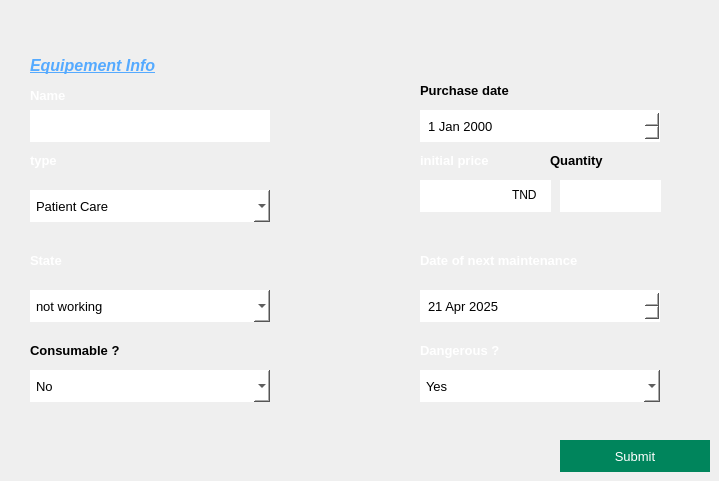
    <widget class="QWidget" name="equipAdd">
     <widget class="QLabel" name="id_5">
      <property name="geometry">
       <rect>
        <x>30</x>
        <y>150</y>
        <width>141</width>
        <height>21</height>
       </rect>
      </property>
      <property name="font">
       <font>
        <pointsize>10</pointsize>
        <bold>true</bold>
       </font>
      </property>
      <property name="text">
       <string>&lt;html&gt;&lt;head/&gt;&lt;body&gt;&lt;p&gt;&lt;span style=&quot; color:#ffffff;&quot;&gt;type&lt;/span&gt;&lt;/p&gt;&lt;/body&gt;&lt;/html&gt;</string>
      </property>
     </widget>
     <widget class="QLineEdit" name="equipName">
      <property name="geometry">
       <rect>
        <x>30</x>
        <y>110</y>
        <width>240</width>
        <height>32</height>
       </rect>
      </property>
      <property name="font">
       <font>
        <family>Arial</family>
        <pointsize>10</pointsize>
        <bold>false</bold>
       </font>
      </property>
      <property name="styleSheet">
       <string notr="true">#equipName
{
    background-color: white;
	background:white;
	color:black;
	border:none;
	padding-left:6px;
}</string>
      </property>
     </widget>
     <widget class="QLabel" name="PD">
      <property name="geometry">
       <rect>
        <x>420</x>
        <y>80</y>
        <width>141</width>
        <height>21</height>
       </rect>
      </property>
      <property name="font">
       <font>
        <pointsize>10</pointsize>
        <bold>true</bold>
       </font>
      </property>
      <property name="text">
       <string>&lt;html&gt;&lt;head/&gt;&lt;body&gt;&lt;p&gt;Purchase date &lt;/p&gt;&lt;/body&gt;&lt;/html&gt;</string>
      </property>
     </widget>
     <widget class="QLabel" name="DNM">
      <property name="geometry">
       <rect>
        <x>420</x>
        <y>250</y>
        <width>231</width>
        <height>21</height>
       </rect>
      </property>
      <property name="font">
       <font>
        <pointsize>10</pointsize>
        <bold>true</bold>
       </font>
      </property>
      <property name="text">
       <string>&lt;html&gt;&lt;head/&gt;&lt;body&gt;&lt;p&gt;&lt;span style=&quot; color:#ffffff;&quot;&gt;Date of next maintenance&lt;/span&gt;&lt;/p&gt;&lt;/body&gt;&lt;/html&gt;</string>
      </property>
     </widget>
     <widget class="QLabel" name="label_41">
      <property name="geometry">
       <rect>
        <x>30</x>
        <y>50</y>
        <width>241</width>
        <height>31</height>
       </rect>
      </property>
      <property name="font">
       <font>
        <family>Arial</family>
        <pointsize>12</pointsize>
        <bold>true</bold>
       </font>
      </property>
      <property name="text">
       <string>&lt;html&gt;&lt;head/&gt;&lt;body&gt;&lt;p&gt;&lt;span style=&quot; font-style:italic; text-decoration: underline; color:#55aaff;&quot;&gt;Equipement Info&lt;/span&gt;&lt;/p&gt;&lt;/body&gt;&lt;/html&gt;</string>
      </property>
     </widget>
     <widget class="QDateEdit" name="equipPurchaseDate">
      <property name="geometry">
       <rect>
        <x>420</x>
        <y>110</y>
        <width>240</width>
        <height>32</height>
       </rect>
      </property>
      <property name="font">
       <font>
        <family>Arial</family>
        <pointsize>10</pointsize>
        <bold>false</bold>
       </font>
      </property>
      <property name="styleSheet">
       <string notr="true">#equipPurchaseDate
{
	background:white;
	color:black;
	border:none;
	padding-left:6px;
}</string>
      </property>
      <property name="maximumDateTime">
       <datetime>
        <hour>17</hour>
        <minute>59</minute>
        <second>59</second>
        <year>2050</year>
        <month>4</month>
        <day>22</day>
       </datetime>
      </property>
      <property name="minimumDateTime">
       <datetime>
        <hour>19</hour>
        <minute>0</minute>
        <second>0</second>
        <year>2000</year>
        <month>1</month>
        <day>1</day>
       </datetime>
      </property>
      <property name="maximumDate">
       <date>
        <year>2050</year>
        <month>4</month>
        <day>22</day>
       </date>
      </property>
      <property name="minimumDate">
       <date>
        <year>2000</year>
        <month>1</month>
        <day>1</day>
       </date>
      </property>
      <property name="currentSection">
       <enum>QDateTimeEdit::Section::YearSection</enum>
      </property>
     </widget>
     <widget class="QLabel" name="priice">
      <property name="geometry">
       <rect>
        <x>420</x>
        <y>150</y>
        <width>101</width>
        <height>21</height>
       </rect>
      </property>
      <property name="font">
       <font>
        <pointsize>10</pointsize>
        <bold>true</bold>
       </font>
      </property>
      <property name="text">
       <string>&lt;html&gt;&lt;head/&gt;&lt;body&gt;&lt;p&gt;&lt;span style=&quot; color:#ffffff;&quot;&gt;initial price&lt;/span&gt;&lt;/p&gt;&lt;/body&gt;&lt;/html&gt;</string>
      </property>
     </widget>
     <widget class="QLabel" name="Name_2">
      <property name="geometry">
       <rect>
        <x>30</x>
        <y>85</y>
        <width>141</width>
        <height>21</height>
       </rect>
      </property>
      <property name="font">
       <font>
        <pointsize>10</pointsize>
        <bold>true</bold>
       </font>
      </property>
      <property name="text">
       <string>&lt;html&gt;&lt;head/&gt;&lt;body&gt;&lt;p&gt;&lt;span style=&quot; color:#ffffff;&quot;&gt;Name&lt;/span&gt;&lt;/p&gt;&lt;/body&gt;&lt;/html&gt;</string>
      </property>
     </widget>
     <widget class="QLineEdit" name="equipPrice">
      <property name="geometry">
       <rect>
        <x>420</x>
        <y>180</y>
        <width>131</width>
        <height>32</height>
       </rect>
      </property>
      <property name="font">
       <font>
        <family>Arial</family>
        <pointsize>10</pointsize>
        <bold>false</bold>
       </font>
      </property>
      <property name="styleSheet">
       <string notr="true">#equipPrice
{
	background:white;
	color:black;
	border:none;
	padding-left:6px;
}</string>
      </property>
     </widget>
     <widget class="QDateEdit" name="equipDOM">
      <property name="geometry">
       <rect>
        <x>420</x>
        <y>290</y>
        <width>240</width>
        <height>32</height>
       </rect>
      </property>
      <property name="font">
       <font>
        <family>Arial</family>
        <pointsize>10</pointsize>
        <bold>false</bold>
       </font>
      </property>
      <property name="styleSheet">
       <string notr="true">#equipDOM
{
	background:white;
	color:black;
	border:none;
	padding-left:6px;
}</string>
      </property>
      <property name="maximumDateTime">
       <datetime>
        <hour>17</hour>
        <minute>59</minute>
        <second>59</second>
        <year>2030</year>
        <month>12</month>
        <day>31</day>
       </datetime>
      </property>
      <property name="minimumDateTime">
       <datetime>
        <hour>19</hour>
        <minute>0</minute>
        <second>0</second>
        <year>2025</year>
        <month>4</month>
        <day>21</day>
       </datetime>
      </property>
     </widget>
     <widget class="QPushButton" name="pushButton_11">
      <property name="geometry">
       <rect>
        <x>560</x>
        <y>440</y>
        <width>150</width>
        <height>32</height>
       </rect>
      </property>
      <property name="font">
       <font>
        <pointsize>10</pointsize>
        <bold>false</bold>
       </font>
      </property>
      <property name="cursor">
       <cursorShape>PointingHandCursor</cursorShape>
      </property>
      <property name="focusPolicy">
       <enum>Qt::FocusPolicy::TabFocus</enum>
      </property>
      <property name="styleSheet">
       <string notr="true">#pushButton_11
{
	background:#00855C;
	border:none;
	color:white;
}

#pushButton_11:hover
{
	background:#2D2D2D;
	border:2px solid #00855C;
	color:#00855C;
}</string>
      </property>
      <property name="text">
       <string>Submit</string>
      </property>
     </widget>
     <widget class="QLabel" name="state">
      <property name="geometry">
       <rect>
        <x>30</x>
        <y>250</y>
        <width>201</width>
        <height>21</height>
       </rect>
      </property>
      <property name="font">
       <font>
        <pointsize>10</pointsize>
        <bold>true</bold>
       </font>
      </property>
      <property name="text">
       <string>&lt;html&gt;&lt;head/&gt;&lt;body&gt;&lt;p&gt;&lt;span style=&quot; color:#ffffff;&quot;&gt;State&lt;/span&gt;&lt;/p&gt;&lt;/body&gt;&lt;/html&gt;</string>
      </property>
     </widget>
     <widget class="QComboBox" name="equipState">
      <property name="geometry">
       <rect>
        <x>30</x>
        <y>290</y>
        <width>240</width>
        <height>32</height>
       </rect>
      </property>
      <property name="font">
       <font>
        <family>Arial</family>
        <pointsize>10</pointsize>
        <bold>false</bold>
       </font>
      </property>
      <property name="styleSheet">
       <string notr="true">#equipState
{
	background:white;
	color:black;
	border:none;
	padding-left:6px;
}</string>
      </property>
      <item>
       <property name="text">
        <string>not working</string>
       </property>
      </item>
      <item>
       <property name="text">
        <string>working</string>
       </property>
      </item>
      <item>
       <property name="text">
        <string>under maintenance</string>
       </property>
      </item>
      <item>
       <property name="text">
        <string>irrelevant</string>
       </property>
      </item>
     </widget>
     <widget class="QComboBox" name="equipType">
      <property name="geometry">
       <rect>
        <x>30</x>
        <y>190</y>
        <width>240</width>
        <height>32</height>
       </rect>
      </property>
      <property name="font">
       <font>
        <family>Arial</family>
        <pointsize>10</pointsize>
        <bold>false</bold>
       </font>
      </property>
      <property name="styleSheet">
       <string notr="true">#equipType
{
	background:white;
	color:black;
	border:none;
	padding-left:6px;
}</string>
      </property>
      <item>
       <property name="text">
        <string>Patient Care</string>
       </property>
      </item>
      <item>
       <property name="text">
        <string>Storage</string>
       </property>
      </item>
      <item>
       <property name="text">
        <string>Diagnostic</string>
       </property>
      </item>
      <item>
       <property name="text">
        <string>Administrative</string>
       </property>
      </item>
      <item>
       <property name="text">
        <string>Sterilization</string>
       </property>
      </item>
      <item>
       <property name="text">
        <string>(IT) &amp; Software</string>
       </property>
      </item>
     </widget>
     <widget class="QLabel" name="state_2">
      <property name="geometry">
       <rect>
        <x>30</x>
        <y>340</y>
        <width>201</width>
        <height>21</height>
       </rect>
      </property>
      <property name="font">
       <font>
        <pointsize>10</pointsize>
        <bold>true</bold>
       </font>
      </property>
      <property name="text">
       <string>&lt;html&gt;&lt;head/&gt;&lt;body&gt;&lt;p&gt;Consumable ?&lt;/p&gt;&lt;/body&gt;&lt;/html&gt;</string>
      </property>
     </widget>
     <widget class="QComboBox" name="equipType_3">
      <property name="geometry">
       <rect>
        <x>30</x>
        <y>370</y>
        <width>240</width>
        <height>32</height>
       </rect>
      </property>
      <property name="font">
       <font>
        <family>Arial</family>
        <pointsize>10</pointsize>
        <bold>false</bold>
       </font>
      </property>
      <property name="styleSheet">
       <string notr="true">#equipType_3
{
	background:white;
	color:black;
	border:none;
	padding-left:6px;
}</string>
      </property>
      <item>
       <property name="text">
        <string>No</string>
       </property>
      </item>
      <item>
       <property name="text">
        <string>Yes</string>
       </property>
      </item>
     </widget>
     <widget class="QLabel" name="Name_3">
      <property name="geometry">
       <rect>
        <x>420</x>
        <y>340</y>
        <width>141</width>
        <height>21</height>
       </rect>
      </property>
      <property name="font">
       <font>
        <pointsize>10</pointsize>
        <bold>true</bold>
       </font>
      </property>
      <property name="text">
       <string>&lt;html&gt;&lt;head/&gt;&lt;body&gt;&lt;p&gt;&lt;span style=&quot; color:#ffffff;&quot;&gt;Dangerous ?&lt;/span&gt;&lt;/p&gt;&lt;/body&gt;&lt;/html&gt;</string>
      </property>
     </widget>
     <widget class="QComboBox" name="equipType_4">
      <property name="geometry">
       <rect>
        <x>420</x>
        <y>370</y>
        <width>240</width>
        <height>32</height>
       </rect>
      </property>
      <property name="font">
       <font>
        <family>Arial</family>
        <pointsize>10</pointsize>
        <bold>false</bold>
       </font>
      </property>
      <property name="styleSheet">
       <string notr="true">#equipType_4
{
	background:white;
	color:black;
	border:none;
	padding-left:6px;
}</string>
      </property>
      <item>
       <property name="text">
        <string>Yes</string>
       </property>
      </item>
      <item>
       <property name="text">
        <string>No</string>
       </property>
      </item>
     </widget>
     <widget class="QLineEdit" name="equipQuantity">
      <property name="geometry">
       <rect>
        <x>560</x>
        <y>180</y>
        <width>101</width>
        <height>32</height>
       </rect>
      </property>
      <property name="font">
       <font>
        <family>Arial</family>
        <pointsize>10</pointsize>
        <bold>false</bold>
       </font>
      </property>
      <property name="styleSheet">
       <string notr="true">#equipQuantity
{
	background:white;
	color:black;
	border:none;
	padding-left:6px;
}</string>
      </property>
     </widget>
     <widget class="QLabel" name="priice_2">
      <property name="geometry">
       <rect>
        <x>550</x>
        <y>150</y>
        <width>81</width>
        <height>21</height>
       </rect>
      </property>
      <property name="font">
       <font>
        <pointsize>10</pointsize>
        <bold>true</bold>
       </font>
      </property>
      <property name="text">
       <string>&lt;html&gt;&lt;head/&gt;&lt;body&gt;&lt;p&gt;Quantity&lt;/p&gt;&lt;/body&gt;&lt;/html&gt;</string>
      </property>
     </widget>
     <widget class="QLabel" name="label_13">
      <property name="geometry">
       <rect>
        <x>512</x>
        <y>179</y>
        <width>41</width>
        <height>31</height>
       </rect>
      </property>
      <property name="styleSheet">
       <string notr="true">#label_13
{
	color: rgb(0, 0, 0);
}</string>
      </property>
      <property name="text">
       <string>TND</string>
      </property>
     </widget>
    </widget>
